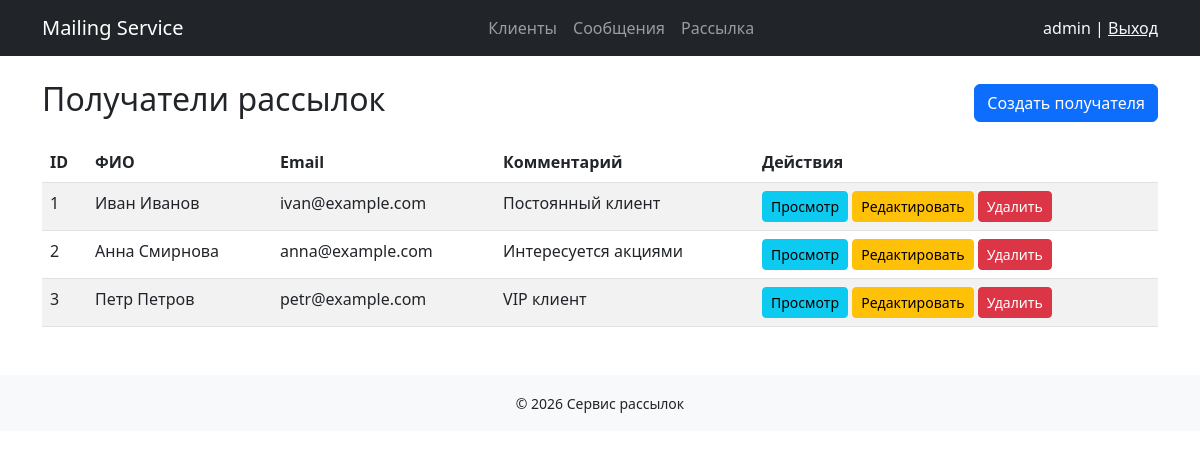
The page /recipient/ (signed in) on the database its author committed.
### mailing/models.py (models this page shows, shortened)
class Recipient(models.Model):
    email = models.EmailField(unique=True)
    full_name = models.CharField(max_length=255)
    comment = models.TextField(blank=True)

### mailing/views.py (the view)
# urls.py: path("recipient/", RecipientListView.as_view(), name="recipient_list"),
class RecipientListView(BaseListView):
    model = Recipient
    context_object_name = 'recipients'

### mailing/templates/mailing/recipient_list.html (shortened to what this page needs)
{% extends 'mailing/base.html' %}
{% block content %}
<div class="d-flex justify-content-between align-items-center mb-3">
    <h2>Получатели рассылок</h2>
    <a href="{% url 'mailing:recipient_create' %}" class="btn btn-primary">
        Создать получателя
    </a>
</div>
{% if object_list %}
    <table class="table table-striped table-hover">
        <thead>
            <tr>
                <th>ID</th>
                <th>ФИО</th>
                <th>Email</th>
                <th>Комментарий</th>
                <th>Действия</th>
            </tr>
        </thead>
        <tbody>
            {% for recipient in object_list %}
                <tr>
                    <td>
                        {{ recipient.id }}
                    </td>
                    <td>
                        {{ recipient.full_name }}
                    </td>
                    <td>
                        {{ recipient.email }}
                    </td>
                    <td>
                        {{ recipient.comment }}
                    </td>
                    <td>
                        <a href="{% url 'mailing:recipient_detail'  recipient.pk %}" class="btn btn-sm btn-info">
                            Просмотр
                        </a>
                        <a href="{% url 'mailing:recipient_update'  recipient.pk %}" class="btn btn-sm btn-warning">
                            Редактировать
                        </a>
                        <a href="{% url 'mailing:recipient_delete'  recipient.pk %}" class="btn btn-sm btn-danger">
                            Удалить
                        </a>
                    </td>
                </tr>
            {% endfor %}
        </tbody>
    </table>
{% else %}
    <div class="alert alert-info">
        Пока нет ни одного получателя
    </div>
{% endif %}
{% endblock %}

### mailing/templates/mailing/base.html (shortened to what this page needs)
<!DOCTYPE html>
<html lang="ru">
<head>
    <link href="https://cdn.jsdelivr.net/npm/bootstrap@5.3.0/dist/css/bootstrap.min.css" rel="stylesheet">
</head>
<body>
    <nav class="navbar navbar-expand-lg navbar-dark bg-dark">
        <div class="container">
            <a class="navbar-brand" href="/">Mailing Service</a>
            <div>
                <ul class="navbar-nav me-auto mb-2 mb-lg-0">
                    <li class="nav-item">
                        <a class="nav-link" href="/recipient/">Клиенты</a>
                    </li>
                    <li class="nav-item">
                        <a class="nav-link" href="/message/">Сообщения</a>
                    </li>
                    <li class="nav-item">
                        <a class="nav-link" href="/mailing/">Рассылка</a>
                    </li>
                </ul>
            </div>
            <div class="text-light">
                {% if user.is_authenticated %}
                    {{ user.username }} | <a href="/logout/" class="text-light">Выход</a>
                {% else %}
                    <a href="/login/" class="text-light">Вход</a>
                {% endif %}
            </div>
        </div>
    </nav>
    <div class="container mt-4">
        {% block content %}{% endblock %}
    </div>
    <footer class="bg-light text-center mt-5 p-3">
        <small>© 2026 Сервис рассылок</small>
    </footer>
</body>
</html>

### rows shown on the page
Recipient: id "1", full_name "Иван Иванов", email "ivan@example.com", comment "Постоянный клиент"
Recipient: id "2", full_name "Анна Смирнова", email "anna@example.com", comment "Интересуется акциями"
Recipient: id "3", full_name "Петр Петров", email "petr@example.com", comment "VIP клиент"

### other values the page prints
{{ user.username }} "admin"
